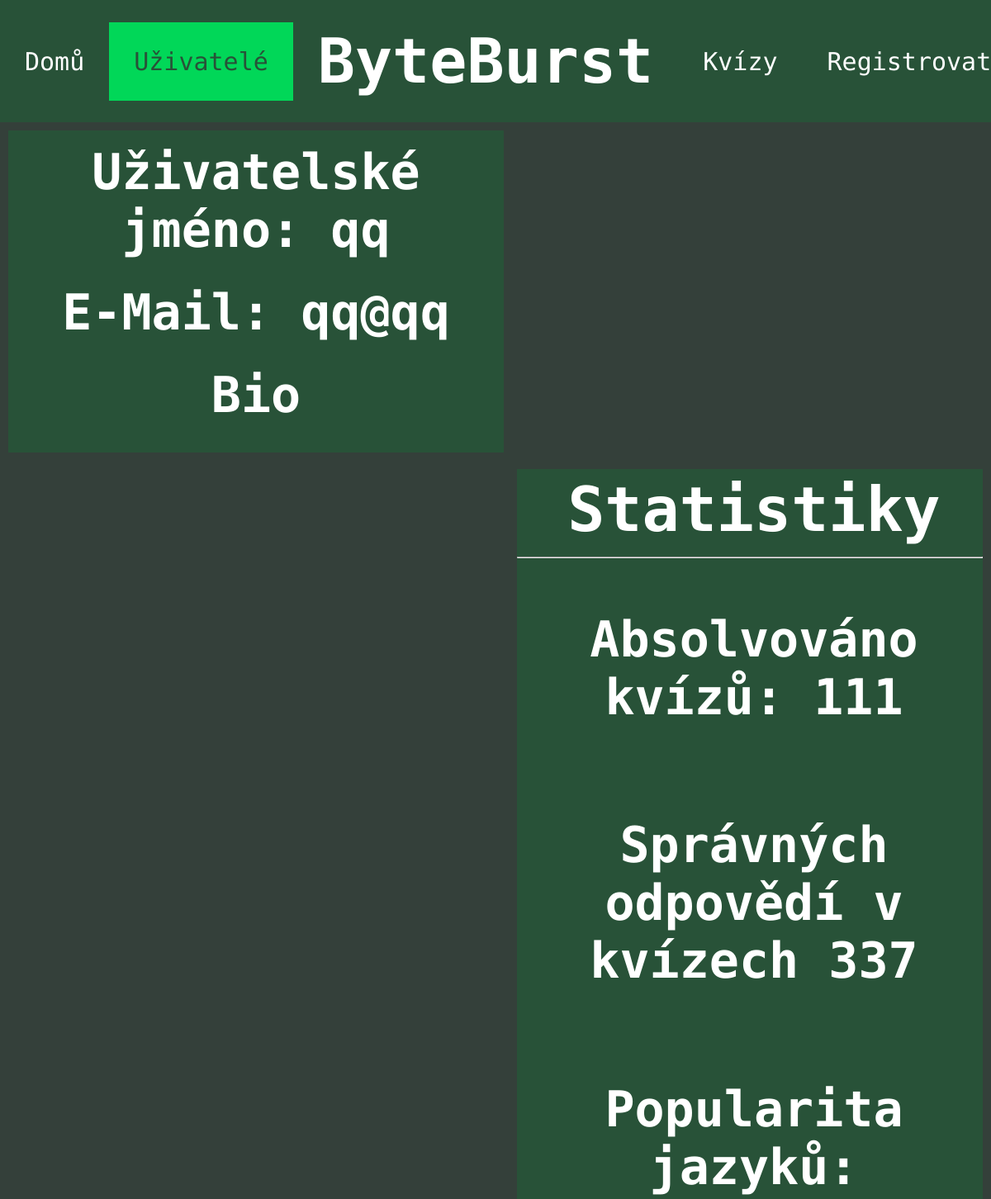
The app's page /users/18 (upper part), older data.
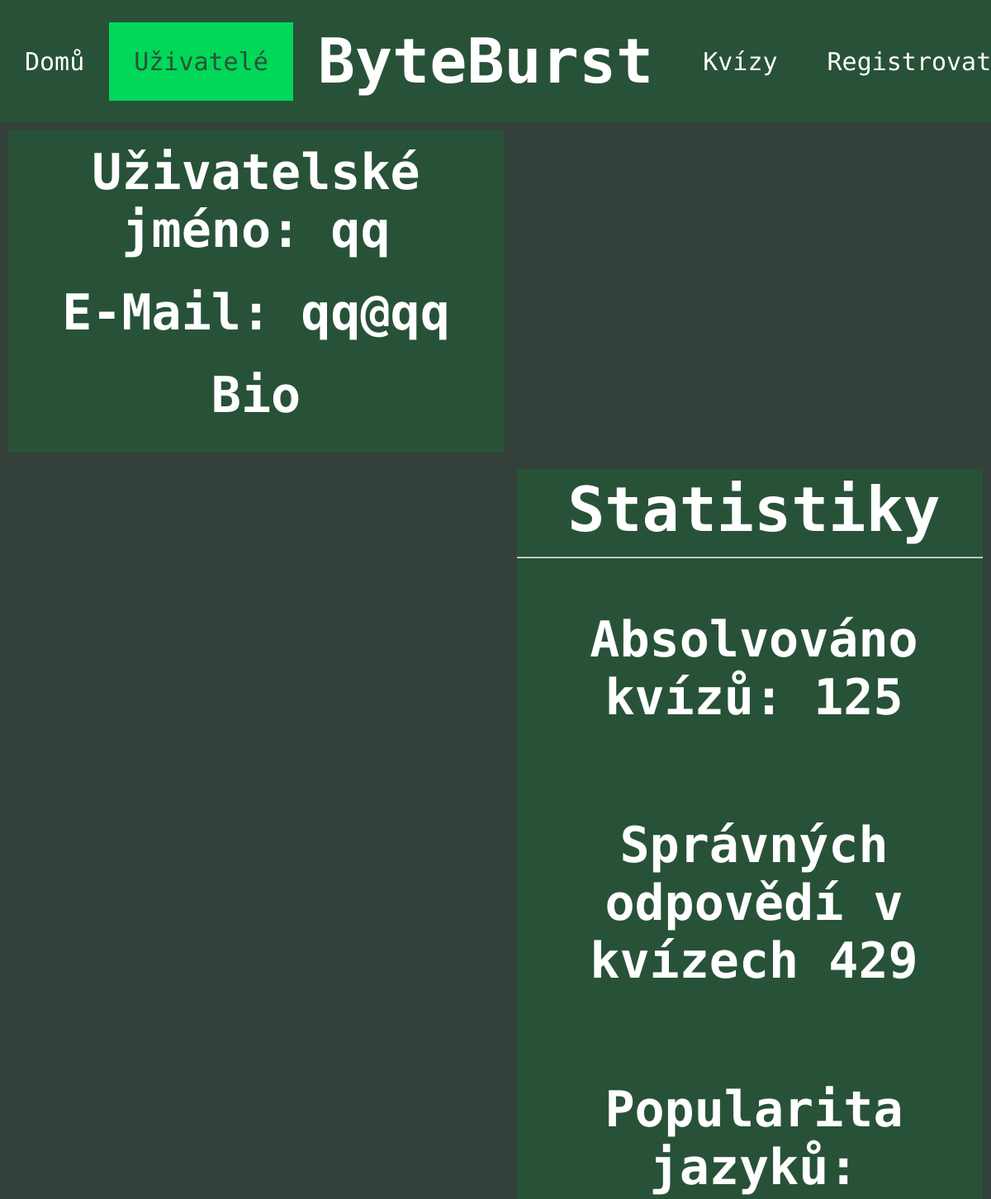
The same page, newer data.
### tables this page shows
CREATE TABLE "user" (
	"id"	INTEGER,
	"username"	TEXT UNIQUE,
	"email"	TEXT UNIQUE,
	"password"	TEXT,
	"bio"	TEXT,
	"quiz_correct"	INTEGER DEFAULT 0,
	"quiz_absolved"	INTEGER DEFAULT 0,
	"is_admin"	INTEGER DEFAULT 0,
	"is_active"	INTEGER NOT NULL DEFAULT 1,
	PRIMARY KEY("id" AUTOINCREMENT)
);

### app.py (the view)
@app.route("/users/<user_id>") # route pro zobrazení konkrétního už. profilu
def user(user_id):
    cur, con=db_connect()
    cur.execute("SELECT username, email, bio, quiz_correct, quiz_absolved FROM user WHERE id=?", (user_id,)) # vybrání už. jména, e-mailu, bia, počtu správných odpovědí a absolvovaných kvízů z tabulky user v záznamech, kde se id rovná předanému parametru
    username, email, bio, quiz_correct, quiz_absolved=cur.fetchone() # spojení výsledku dotazu do stejnojmenných proměnných
    cur.execute("SELECT * FROM language_popularity WHERE user_id=?",(user_id,)) # vybrání všech atributů z tabulky language_popularity
    language_popularity_temporary=cur.fetchall() # spojení výsledku do dotazu language popularity
    cur.execute("SELECT name FROM category") # výběr jmen kategorií z tabulky category
    categories=cur.fetchall() # spojení výsledku dotazu do tabulky categories
    language_popularity={} # založení dictionary language_popularity
    for i in range (0, len(categories)): # založení for cyklu pro procházení jednotlivých dílčích kategorií
        language_popularity[categories[i]]=language_popularity_temporary[i][3] # nastavení hodnoty v language_popularity s klíčem categories[i], tedy dílčí kategorie, na hodnotu třetí hodnotu v i-tém listu v language_popularity_temporary
    language_popularity=sorted(language_popularity.items(), key=lambda x: x[1], reverse=True) # language_popularity.items přetvoří dictionary na list, ve kterém jsou další listy, které vždy obsahující dvojici klíč a k ní hodnota
    return render_template("pages/profil.html", active=2, username=username, email=email, bio=bio, quiz_correct=quiz_correct, quiz_absolved=quiz_absolved, language_popularity=language_popularity, is_admin=0)

### app.py (called while the page is built)
def db_connect():
    con = sqlite3.connect("database.db") # připojení do databáze uložené v adresáři jako database.db
    cur = con.cursor() # vytvoření cursor pro interakci s databází
    return cur, con

### templates/pages/profil.html (shortened to what this page needs)
{% extends "layout/header.html" %}
{% block content %}
<div class="profile-left-section">
    <h2>Uživatelské jméno: {{ username }}</h2><br>
    <h2>E-Mail: {{ email }}</h2><br>
    <h2>Bio</h2><br>
</div>
<div class="profile-right-section">
    <h1>Statistiky</h1>
    <hr>
    <h2>Absolvováno kvízů: {{ quiz_absolved }}</h2>
    <h2>Správných odpovědí v kvízech {{ quiz_correct }}</h2>
    <h2 style="text-align: center;">Popularita jazyků:</h2>
</div>
{% endblock %}

### templates/layout/header.html (shortened to what this page needs)
<!DOCTYPE html>
<html lang="en">
<head>
    <link rel="stylesheet" href="{{ url_for('static', filename='css/style.css') }}">
</head>
<body>
<header>
    <ul>
            {% if active==1 %}
            <li><a class="active" href="{{url_for('index')}}">Domů</a></li>
            {% else %}
            <li><a href="{{url_for('index')}}">Domů</a></li>
            {% endif %}
            {% if active==2 %}
            <li><a class="active" href="{{url_for('users')}}">Uživatelé</a></li>
            {% else %}
            <li><a href="{{url_for('users')}}">Uživatelé</a></li>
            {% endif %}
            <li style="margin: 30px;"><h1>ByteBurst</h1></li>
            {% if active==3 %}
            <li><a class="active" href="{{url_for('kvizy')}}">Kvízy</a></li>
            {% else %}
            <li><a href="{{url_for('kvizy')}}">Kvízy</a></li>
            {% endif %}
            {% if active==4 and not session["username"] %}
            <li><a class="active" href="{{url_for('profile')}}">Registrovat</a></li>
            {% elif not session["username"] %}
            <li><a href="{{url_for('profile')}}">Registrovat</a></li>
            {% elif active!=4 %}
            <li><a href="{{url_for('profile')}}">{{ session["username"] }}</a></li>
            {% else %}
            <li style="float:right"><a class="active"  href="{{url_for('profile')}}">{{ session["username"] }}</a></li>
            {% endif %}
      </ul>
</header>
    {% block content %}{% endblock %}
</body>
</html>

### static/css/style.css (style rules this page uses)
* { font-family: "Ubuntu Mono", monospace; color: white; }
:root { --background-green:#285238; --hover-green:#007C41; --active-green:#01D758; --page-background: #34403A; }
body { margin: 0; padding: 0; background-color: #34403A; }
header ul { list-style-type: none; margin: 0; padding: 0; overflow: hidden; background-color: var(--background-green); display: flex; justify-content: space-evenly; align-items: center; }
header li a, button { display: block; text-align: center; padding: 30px; margin: 0; text-decoration: none; font-size:30px; transition: 0.3s; background-color: none; }
header .active { background-color: var(--active-green); color:var(--background-green); }
h1 { font-size: 75px; display: inline-block; text-align: center; margin: auto; position: relative; }
h2 { font-size: 60px; display: inline-block; }
.profile-left-section { width: 50%; float: left; text-align: center; margin: 10px; background-color: var(--background-green); }
.profile-left-section h2 { margin: 10px; max-width: 90%; }
.profile-right-section { width: 47%; float: right; margin: 10px; background-color: var(--background-green); }
.profile-right-section h1,h2 { width: 100%; padding: 5px; text-align: center; }

Row changes from the older to the newer data that the page shows:
changed user "qq": quiz_correct "337" → "429"
Text that changed along with them:
{{ quiz_absolved }}: "111" → "125"
